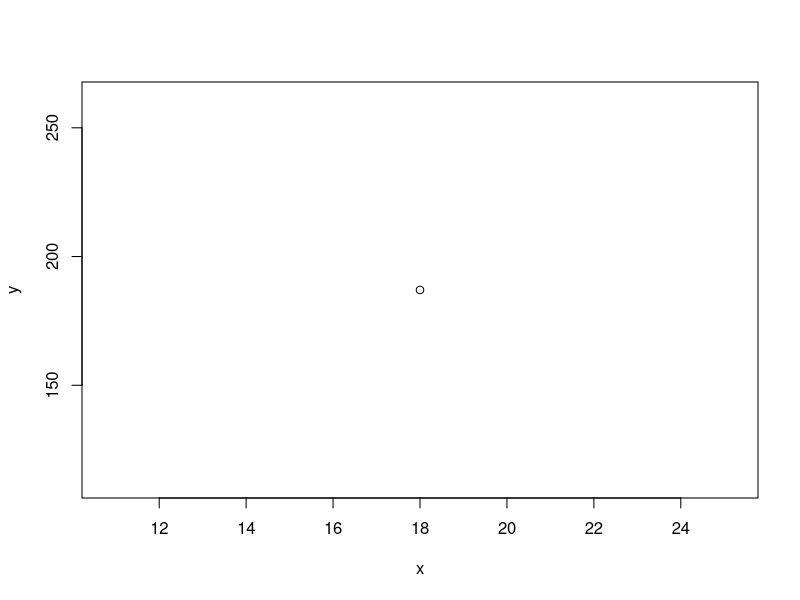
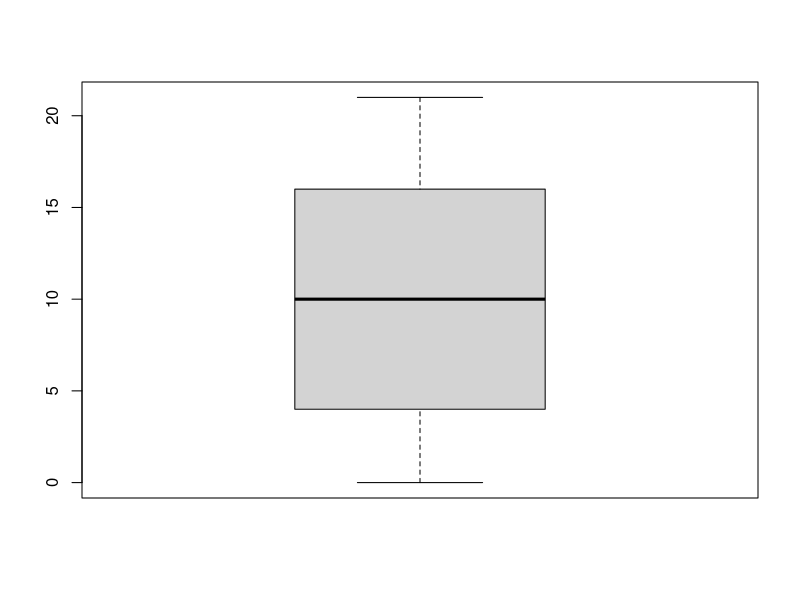
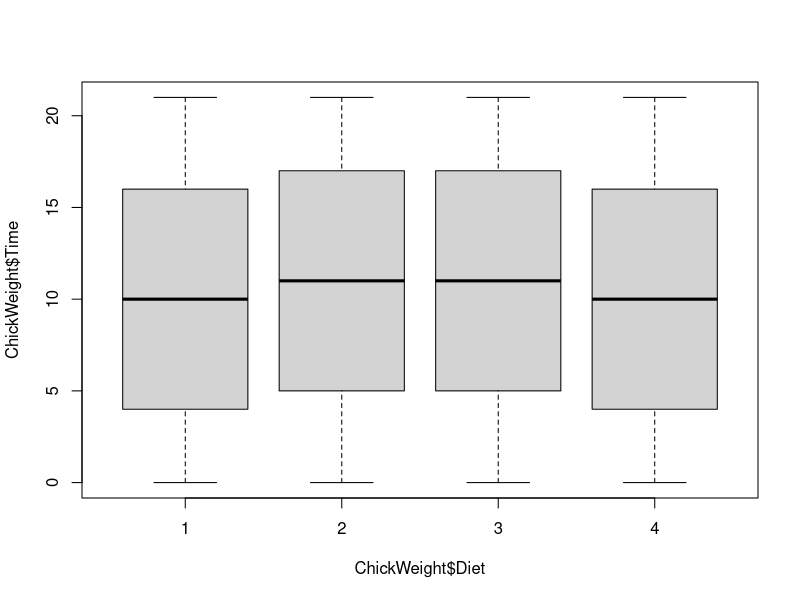
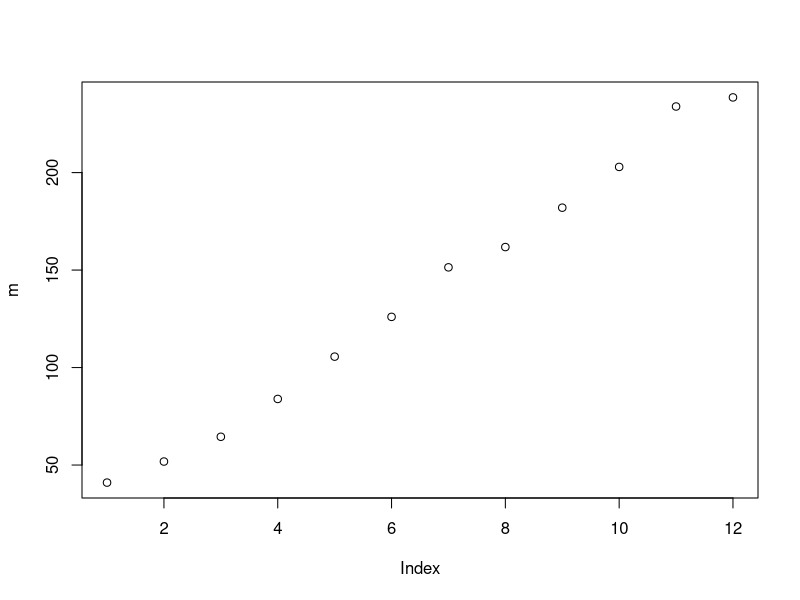
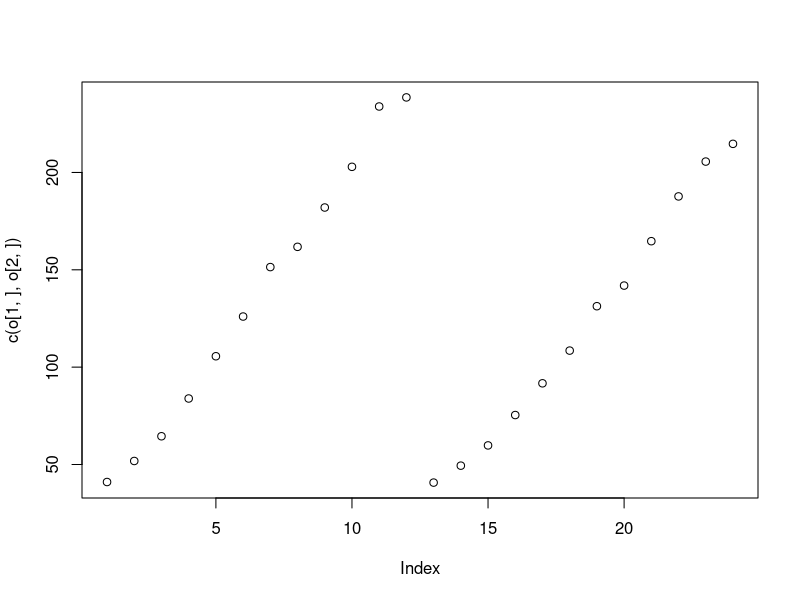
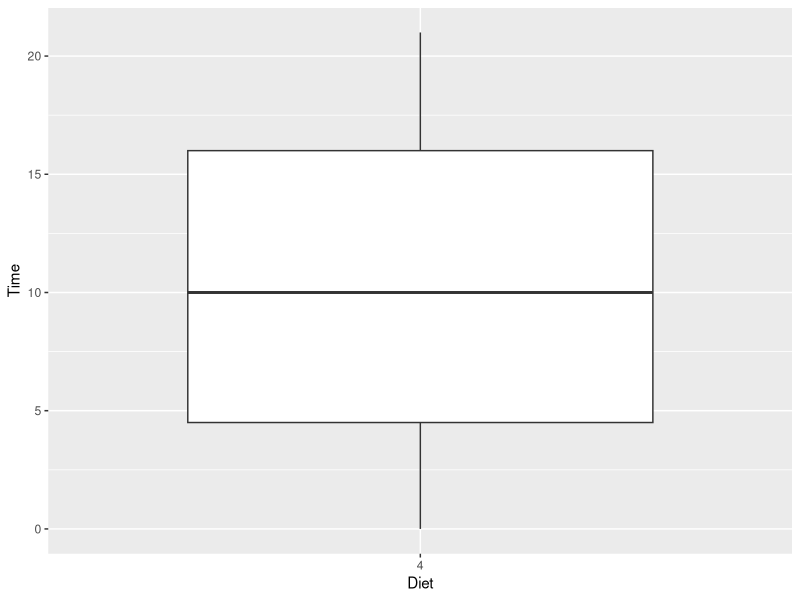
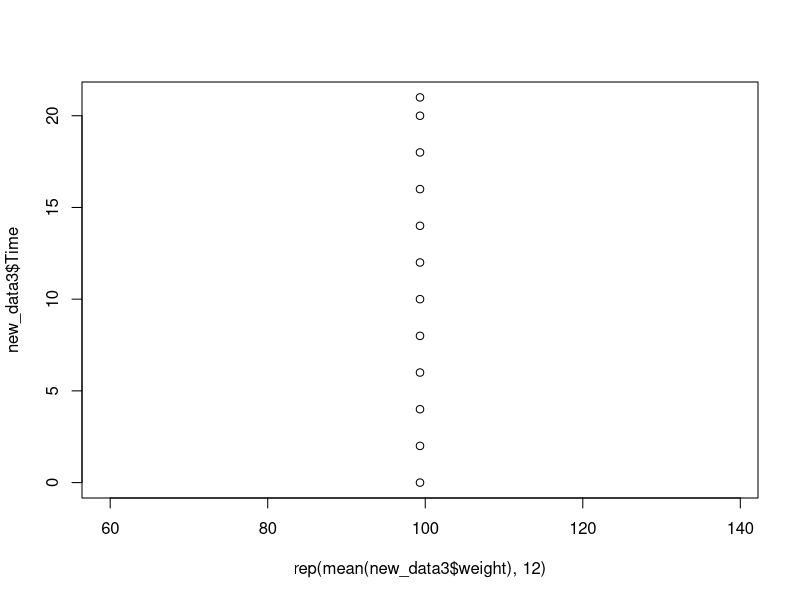
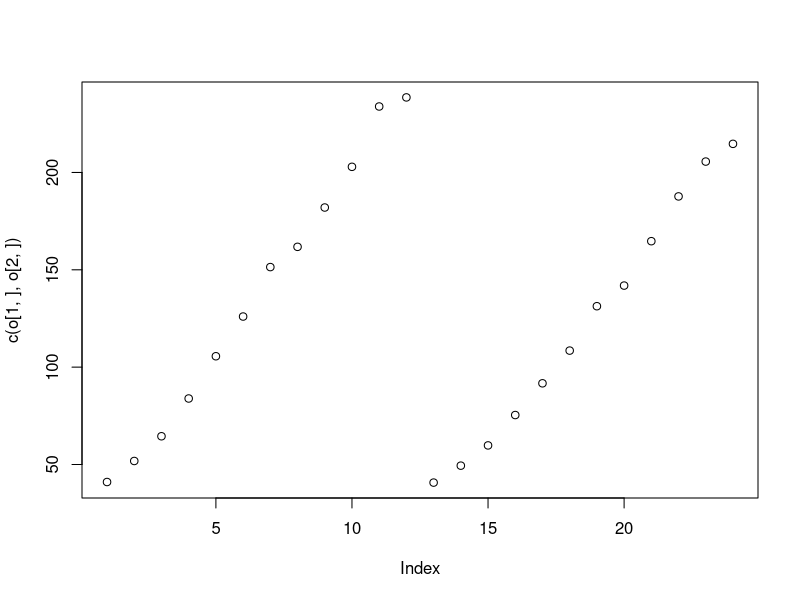

Write R code to recreate these figures, in order.
x<-ChickWeight[34,2]
x
y<-ChickWeight[34,1]
y
plot(x,y)


a<-split(ChickWeight,ChickWeight$Diet)
a
boxplot(a[[4]][,2])
boxplot(ChickWeight$Time~ChickWeight$Diet)


a<-split(ChickWeight,ChickWeight$Diet)
m<-tapply(a[[4]][,1], INDEX=a[[4]][,2], FUN=mean)
m
plot(m)


n<-tapply(a[[2]][,1], INDEX=a[[2]][,2], FUN=mean)
n
o<-rbind(m,n)
plot(c(o[1,],o[2,]))




setm<-c(1,2,3,4,5)
setn<-c(6,7,8,9)

disjnt<-function(seta,setb)
   {
         if(is.null(intersect(setm,setn)))
           {
              setm
           }
        else { setn 
        }
  }
 disjnt(setm,setn)
 
 
 


 

 install.packages("magrittr")
 install.packages("dplyr") 
 install.packages('ggplot2')
 
 library(ggplot2)
 library(magrittr)
 library(dplyr)
 d =  ChickWeight
d 
new_data = d %>% filter(Chick == 34)
new_data



new_data2 = d %>% filter(d$Diet ==4)
 new_data2

box_1 = ggplot(d = new_data2, aes(x = Diet, y = Time)) + geom_boxplot(aes(fill = Time)) + labs(x = "Diet", y ='Time')
box_1 


new_data3 = d %>% filter(d$Chick == 4)
new_data3


mean(new_data3$weight)

plot(rep(mean(new_data3$weight),12), new_data3$Time)



n<-tapply(a[[2]][,1], INDEX=a[[2]][,2], FUN=mean)
n
o<-rbind(m,n)
plot(c(o[1,],o[2,]))
